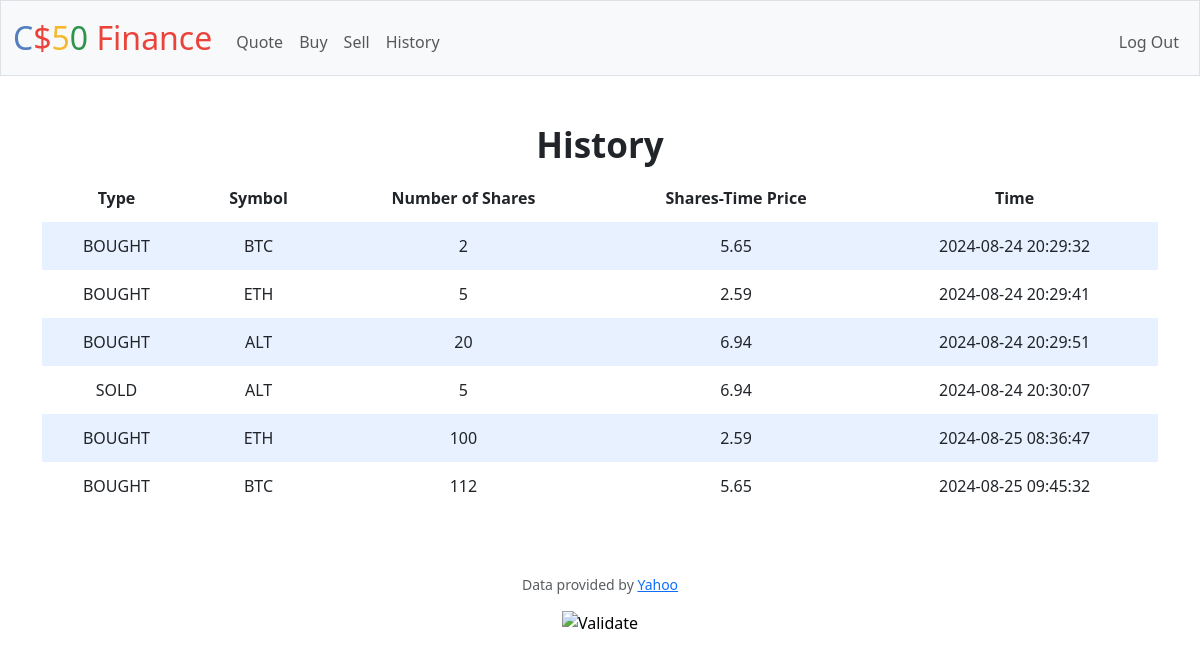
Screenshot of /history (signed in) with the database file from the repository.
### tables this page shows
CREATE TABLE transactions(
    id INTEGER PRIMARY KEY AUTOINCREMENT,
    user_id INTEGER NOT NULL,
    symbol VARCHAR(10) NOT NULL,
    shares INTEGER NOT NULL,
    price REAL NOT NULL,
    time VARCHAR(20) NOT NULL,
    FOREIGN KEY(user_id) REFERENCES users(id)
);

### app.py (the view)
@app.route("/history")
@login_required
def history():
    try:
        transactions = []
        user_data = db.execute(
            "SELECT * FROM transactions where user_id = ? ", session["user_id"])
        for data in user_data:
            if data['shares'] > 0:
                transactions.append(['BOUGHT', data['symbol'], abs(
                    data['shares']), data['price'], data['time']])
            else:
                transactions.append(['SOLD', data['symbol'], abs(
                    data['shares']), data['price'], data['time']])
        return render_template("history.html", transactions=transactions)
    except:
        return apology("Could not display history")

### app.py (called while the page is built)
@app.after_request
def after_request(response):
    response.headers["Cache-Control"] = "no-cache, no-store, must-revalidate"
    response.headers["Expires"] = 0
    response.headers["Pragma"] = "no-cache"
    return response

### helpers.py (called while the page is built)
def login_required(f):
    @wraps(f)
    def decorated_function(*args, **kwargs):
        if session.get("user_id") is None:
            return redirect("/login")
        return f(*args, **kwargs)
    return decorated_function

### templates/history.html (shortened to what this page needs)
{% extends "layout.html" %}
{% block main %}
<h2>History</h2>
<div class="section">
    <table>
        <thead>
            <tr>
                <th>Type</th>
                <th>Symbol</th>
                <th>Number of Shares</th>
                <th>Shares-Time Price</th>
                <th>Time</th>
            </tr>
        </thead>
        <tbody>
                {% for row in transactions %}
                <tr>
                    <td>{{ row[0] }}</td>
                    <td>{{ row[1] }}</td>
                    <td>{{ row[2] }}</td>
                    <td>{{ row[3] }}</td>
                    <td>{{ row[4] }}</td>
                </tr>
                {% endfor %}
        </tbody>
    </table>
</div>
{% endblock %}

### templates/layout.html (shortened to what this page needs)
<!DOCTYPE html>
<html lang="en">
    <head>
        <link href="https://cdn.jsdelivr.net/npm/bootstrap@5.3.3/dist/css/bootstrap.min.css" rel="stylesheet">
        <link href="/static/styles.css" rel="stylesheet">
    </head>
    <body>
        <nav class="bg-light border navbar navbar-expand-md navbar-light">
            <div class="container-fluid">
                <a class="navbar-brand" href="/"><span class="blue">C</span><span class="red">$</span><span class="yellow">5</span><span class="green">0</span> <span class="red">Finance</span></a>
                <div class="collapse navbar-collapse" id="navbar">
                    {% if session["user_id"] %}
                        <ul class="navbar-nav me-auto mt-2">
                            <li class="nav-item"><a class="nav-link" href="/quote">Quote</a></li>
                            <li class="nav-item"><a class="nav-link" href="/buy">Buy</a></li>
                            <li class="nav-item"><a class="nav-link" href="/sell">Sell</a></li>
                            <li class="nav-item"><a class="nav-link" href="/history">History</a></li>
                        </ul>
                        <ul class="navbar-nav ms-auto mt-2">
                            <li class="nav-item"><a class="nav-link" href="/logout">Log Out</a></li>
                        </ul>
                    {% else %}
                        <ul class="navbar-nav ms-auto mt-2">
                            <li class="nav-item"><a class="nav-link" href="/register">Register</a></li>
                            <li class="nav-item"><a class="nav-link" href="/login">Log In</a></li>
                        </ul>
                    {% endif %}
                </div>
            </div>
        </nav>
        <main class="container py-5 text-center">
            {% block main %}{% endblock %}
        </main>
        <footer class="mb-5">
            <p class="mb-3 small text-center text-muted">
                Data provided by <a href="https://finance.yahoo.com/">Yahoo</a>
            </p>
            <form action="https://validator.w3.org/check" class="text-center" enctype="multipart/form-data" method="post" target="_blank">
                <input alt="Validate" src="/static/I_heart_validator.png" type="image">
            </form>
        </footer>
    </body>
</html>

### static/styles.css (style rules this page uses)
nav .navbar-brand { font-size: xx-large; }
nav .navbar-brand .blue { color: #537fbe; }
nav .navbar-brand .red { color: #ea433b; }
nav .navbar-brand .yellow { color: #f5b82e; }
nav .navbar-brand .green { color: #2e944b; }
table { background-color: transparent; margin-bottom: 1rem; width: 100%; }
table th, table td { padding: 0.75rem; vertical-align: middle; }
tbody tr:nth-of-type(odd) { background-color: rgb(179, 208, 255, 0.3) }
h2 { font-weight: 600; font-size: 35px; }

### rows the page displays
transactions: row "BOUGHT", symbol "BTC", shares "2", price "5.65", time "2024-08-24 20:29:32"
transactions: row "BOUGHT", symbol "ETH", shares "5", price "2.59", time "2024-08-24 20:29:41"
transactions: row "BOUGHT", symbol "ALT", shares "20", price "6.94", time "2024-08-24 20:29:51"
transactions: row "SOLD", symbol "ALT", row "5", price "6.94", time "2024-08-24 20:30:07"
transactions: row "BOUGHT", symbol "ETH", shares "100", price "2.59", time "2024-08-25 08:36:47"
transactions: row "BOUGHT", symbol "BTC", shares "112", price "5.65", time "2024-08-25 09:45:32"
